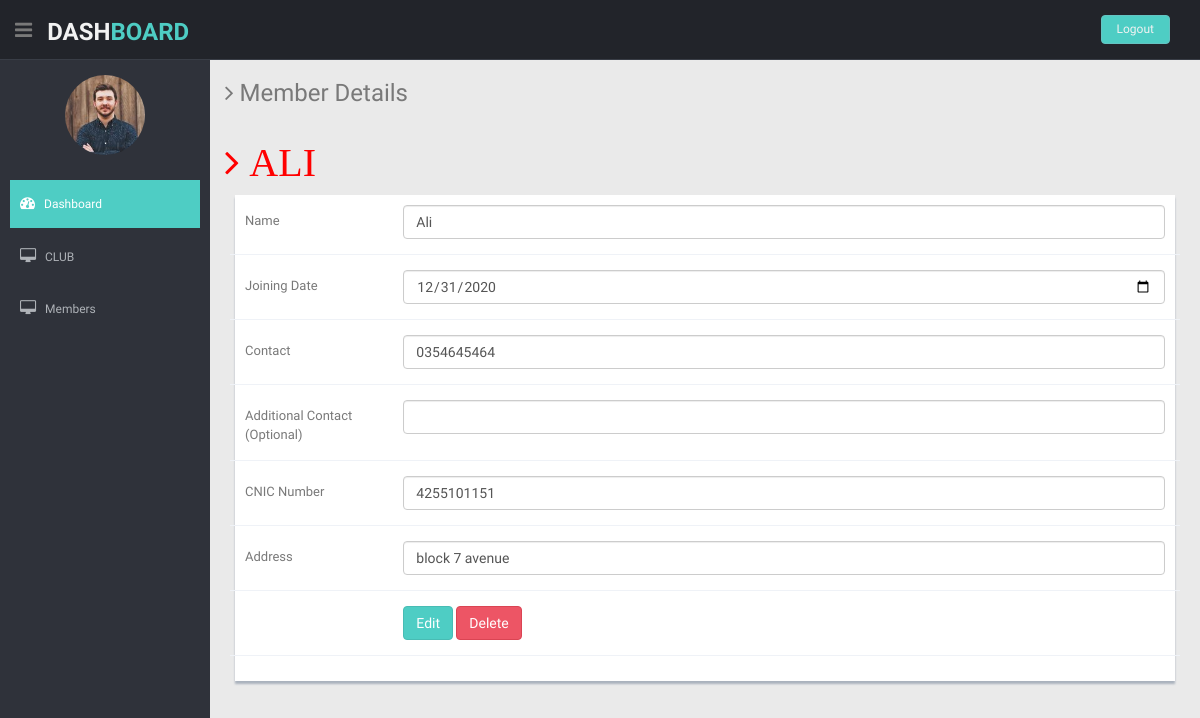
Before: /Dashboard/memberinfo.php?id=11 with the older database file.
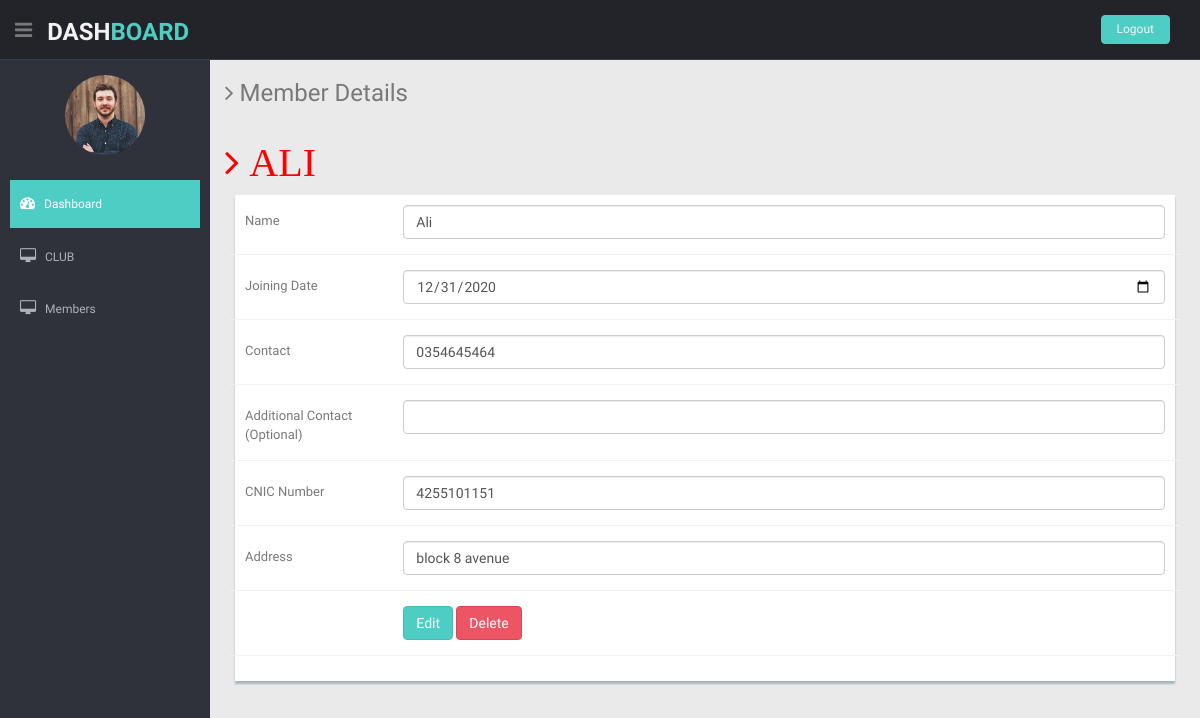
After: the same page with the newer database file.
### tables this page shows
CREATE TABLE `register_member` (
  `member_code` int(11) NOT NULL,
  `member_name` varchar(100) NOT NULL,
  `joining_date` date NOT NULL,
  `member_cont1` varchar(11) NOT NULL,
  `member_cont2` varchar(11) DEFAULT NULL,
  `member_cnic` varchar(13) NOT NULL,
  `member_address` varchar(250) NOT NULL
);

### Dashboard/memberinfo.php (the view, shortened to what this page needs)
<?php include 'connection.php';
    if(isset($_GET['id'])){
        $id = $_GET['id'];
        $q = "SELECT * FROM `register_member` WHERE `member_code`='$id'";
        $r = mysqli_query($conn,$q);
        $val = mysqli_fetch_assoc($r);
    }else {
        header('location:index.php?error=Please select a member');
    }
?>
<!DOCTYPE html>
<html lang="en">
<head>
  <link href="lib/bootstrap/css/bootstrap.min.css" rel="stylesheet">
  <link href="lib/font-awesome/css/font-awesome.css" rel="stylesheet" />
  <link rel="stylesheet" type="text/css" href="css/zabuto_calendar.css">
  <link rel="stylesheet" type="text/css" href="lib/gritter/css/jquery.gritter.css" />
  <link href="css/style.css" rel="stylesheet">
  <link href="css/style-responsive.css" rel="stylesheet">
</head>
<body>
  <section id="container">
        <?php include 'header.php'; ?>
   <section id="main-content">
      <section class="wrapper">
        <h3><i class="fa fa-angle-right"></i> Member Details</h3>
        <div class="row mt">
          <div class="col-lg-12">
            <h4 style="text-transform: uppercase; font-size:40px; color:red;"><i class="fa fa-angle-right"> <?php echo $val['member_name'] ?>  </i></h4>
            <div class="form-panel">
              <div class="form">
                <form class="cmxform form-horizontal style-form" id="signupForm" method="POST" action="memberinfoEdit&Del.php">
                  <div class="form-group ">
                    <label for="member_name" class="control-label col-lg-2">Name</label>
                    <div class="col-lg-10">
                      <input class=" form-control" id="member_name" name="member_name" type="text" value="<?php echo $val['member_name'] ?>" />
                    </div>
                  </div>
                  <div class="form-group ">
                    <label for="joining_date" class="control-label col-lg-2">Joining Date</label>
                    <div class="col-lg-10">
                      <input class="form-control " id="joining_date" name="joining_date" type="date" value="<?php echo $val['joining_date'] ?>" />
                    </div>
                  </div>
                  <div class="form-group ">
                    <label for="member_cont1" class="control-label col-lg-2">Contact</label>
                    <div class="col-lg-10">
                      <input class="form-control " id="member_cont1" name="member_cont1" type="number" value="<?php echo $val['member_cont1'] ?>" />
                    </div>
                  </div>
                  <div class="form-group ">
                    <label for="member_cont2" class="control-label col-lg-2">Additional Contact (Optional)</label>
                    <div class="col-lg-10">
                      <input class="form-control " id="member_cont2" name="member_cont2" type="number" value="<?php echo $val['member_cont2'] ?>" />
                    </div>
                  </div>
                  <div class="form-group ">
                    <label for="member_cnic" class="control-label col-lg-2">CNIC Number</label>
                    <div class="col-lg-10">
                      <input class="form-control " id="member_cnic" name="member_cnic" type="number" value="<?php echo $val['member_cnic'] ?>" />
                    </div>
                  </div>
                  <div class="form-group ">
                    <label for="member_address" class="control-label col-lg-2">Address</label>
                    <div class="col-lg-10">
                      <input class="form-control " id="member_address" name="member_address" type="text" value="<?php echo $val['member_address'] ?>" />
                    </div>
                  </div>
                  <div class="form-group">
                    <div class="col-lg-offset-2 col-lg-10">
                      <button class="btn btn-theme" type="submit" name="Edit">Edit</button>
                      <button class="btn btn-theme04" type="submit" name="Delete">Delete</button>
                    </div>
                  </div>
                </form>
              </div>
            </div>
          </div>
        </div>
      </section>
    </section>
  </section>
</body>
</html>

Changed rows visible on the page:
changed register_member "ALI": member_address "block 7 avenue" → "block 8 avenue"
